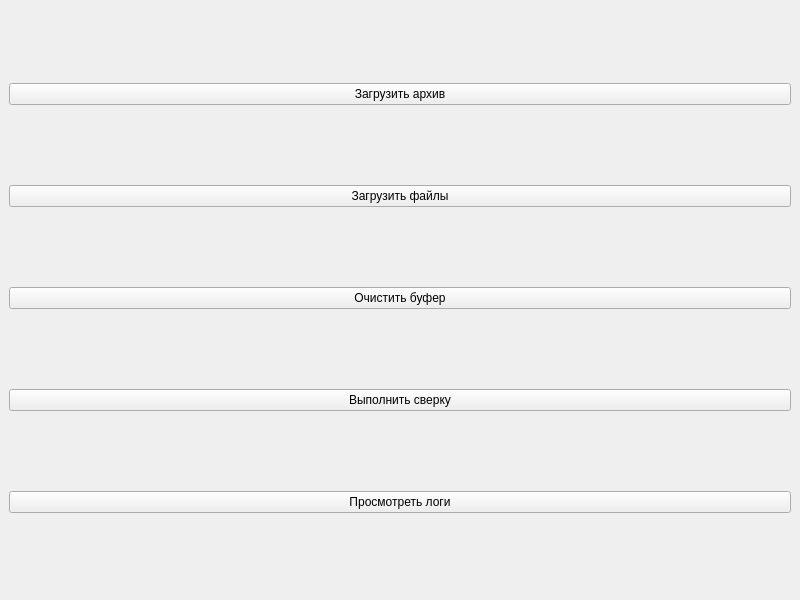
<?xml version="1.0" encoding="UTF-8"?>
<ui version="4.0">
 <class>MainWindow</class>
 <widget class="QMainWindow" name="MainWindow">
  <property name="geometry">
   <rect>
    <x>0</x>
    <y>0</y>
    <width>800</width>
    <height>600</height>
   </rect>
  </property>
  <property name="windowTitle">
   <string>Document Processor</string>
  </property>
  <widget class="QWidget" name="centralwidget">
   <layout class="QVBoxLayout" name="verticalLayout">
    <item>
     <widget class="QPushButton" name="loadArchiveButton">
      <property name="text">
       <string>Загрузить архив</string>
      </property>
     </widget>
    </item>
    <item>
     <widget class="QPushButton" name="loadFilesButton">
      <property name="text">
       <string>Загрузить файлы</string>
      </property>
     </widget>
    </item>
    <item>
     <widget class="QPushButton" name="clearBufferButton">
      <property name="text">
       <string>Очистить буфер</string>
      </property>
     </widget>
    </item>
    <item>
     <widget class="QPushButton" name="runVerificationButton">
      <property name="text">
       <string>Выполнить сверку</string>
      </property>
     </widget>
    </item>
    <item>
     <widget class="QPushButton" name="viewLogsButton">
      <property name="text">
       <string>Просмотреть логи</string>
      </property>
     </widget>
    </item>
   </layout>
  </widget>
 </widget>
 <resources/>
 <connections/>
</ui>
